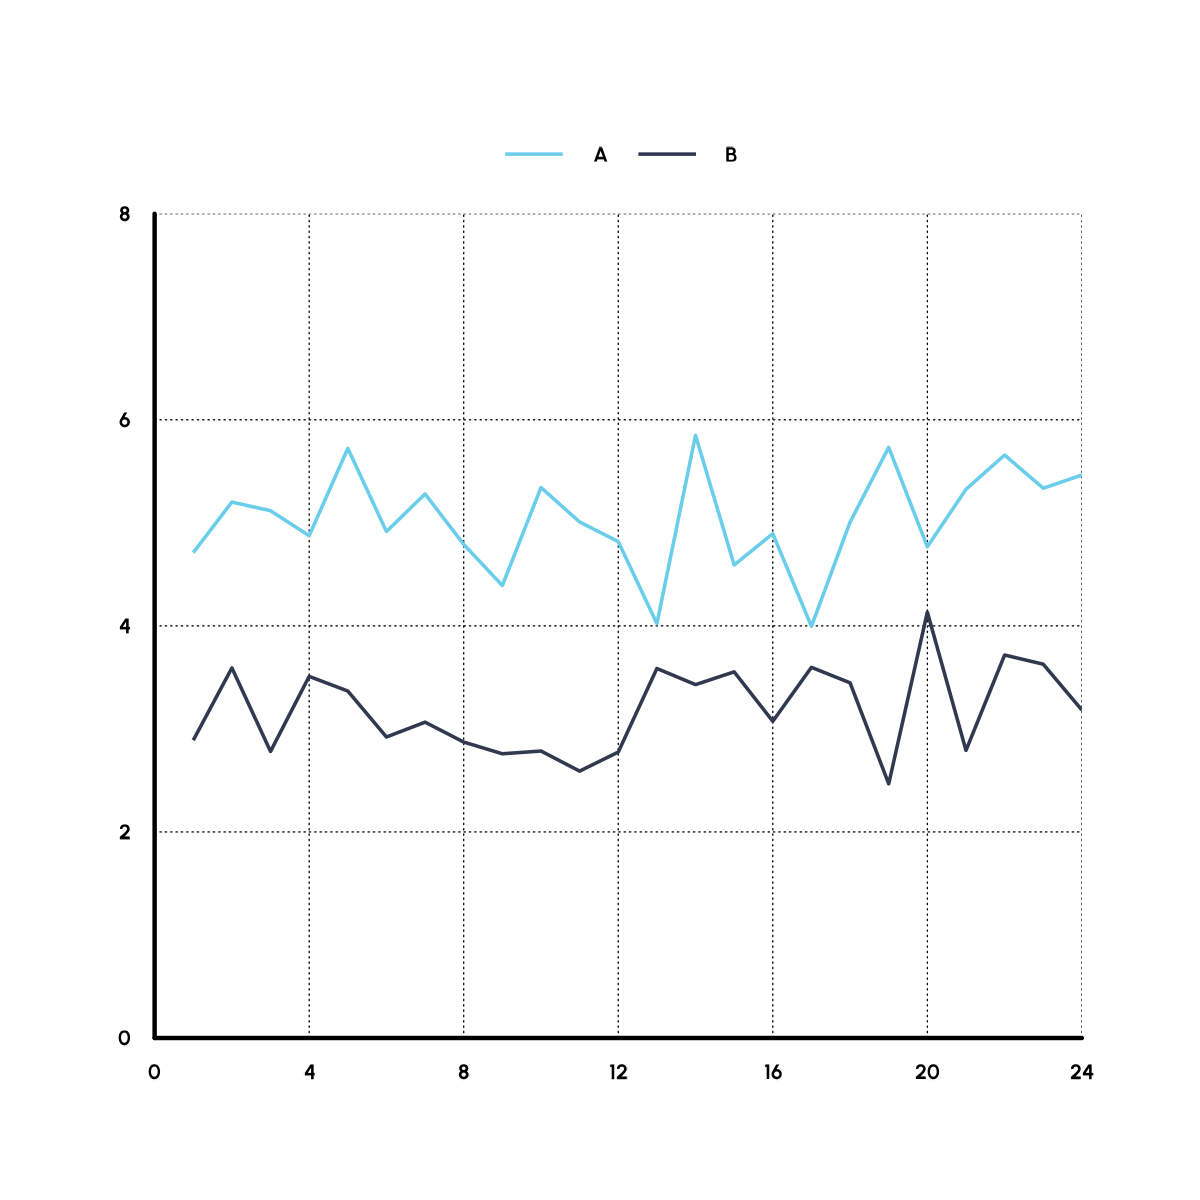

Generate this figure with R:
library(ggplot2)
library(dplyr)
library(httpgd)
library(sysfonts)
library(showtext)

showtext_auto()
font_add_google("Urbanist", family = "Urbanist")

font <- "Urbanist"
background_color <- "white"
plot_color <- "black"
category_colors <- c("#6ACEEB", "#30394F")

category <- c(rep("A", 24), rep("B", 24))
x <- rep(1:24, 2)
y <- c(rnorm(24, 5, .5), rnorm(24, 3, .5))

data.frame(x = x, y = y, category = category) %>%
  ggplot(aes(x = x, y = y, color = category)) +
  geom_line(linewidth = .4) +
  scale_color_manual(values = category_colors) +
  scale_y_continuous(
    expand = expansion(mult = c(0, 0)),
    limits = c(0, 8),
    breaks = seq(0, 8, by = 2)
  ) +
  scale_x_continuous(
    expand = expansion(mult = c(0, 0)),
    limits = c(0, 24),
    breaks = seq(0, 24, by = 4)
  ) +
  theme_void() +
  theme(
    plot.background = element_rect(
      fill = background_color,
      color = background_color
    ),
    panel.background = element_rect(
      fill = background_color,
      color = background_color
    ),
    plot.margin = margin(1, 1, 1, 1, "cm"),
    axis.line = element_line(size = .5),
    axis.text.x = element_text(
      size = 16,
      family = font,
      face = "bold",
      color = plot_color,
      margin = margin(2, 0, 0, 0, "mm")
    ),
    axis.text.y = element_text(
      size = 16,
      family = font,
      face = "bold",
      color = plot_color,
      margin = margin(0, 2, 0, 0, "mm")
    ),
    legend.title = element_blank(),
    legend.text = element_text(
      size = 16,
      family = font,
      face = "bold",
      color = plot_color
    ),
    legend.position = "top",
    legend.direction = "horizontal",
  )

ggsave(
  "typology-of-data-visualizations/line/3_line_grouped.png",
  width = 4,
  height = 4,
  units = "in",
  dpi = 300
)
